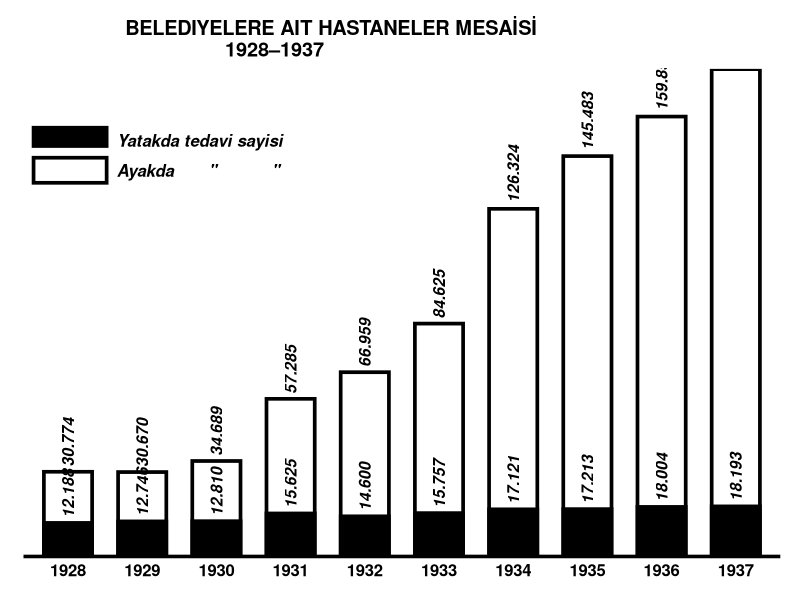

Write R code to recreate this figure.
 Sys.setlocale(locale = "Turkish")
 library(ggplot2)
 
 yatak <- c(12188,12746,12810,15625,14600,15757,17121,17213,18004,18193)
 tedavi <- c(30774,30670,34689,57285,66959,84625,126324,145483,159853,177075)
 zaman <- rep(seq(1928,1937),2)
 deger <- c(yatak,tedavi) 
 grup <- factor(c(rep(c("Yatakda tedavi sayisi", "Ayakda       \"           \" "), each=length(yatak))), levels=c("Yatakda tedavi sayisi", "Ayakda       \"           \" "))
 
 data <- data.frame("x"=zaman, "y"=deger, "grp"=grup)
 
 
 bold.text <- element_text(face = "bold", color = "black", size = 12)
 
 xcor <- rep(paste(c(seq(1928,1937)),sep=""),2)
 ycor <- deger + 100
 labell <- c("12.188","12.746","12.810","15.625","14.600","15.757","17.121","17.213","18.004",
            "18.193","30.774","30.670","34.689","57.285","66.959","84.625","126.324","145.483","159.853","177.075")
 
 
 ggplot(data=data,aes(x=factor(zaman), y=deger, fill=grup, color=grup, alpha=grup)) +
 scale_x_discrete(breaks=c(1928,1929,1930,1931,1932,1933,1934,1935,1936,1937))+
 geom_bar(stat="identity",position ="identity",color="black", size=1.25, width=0.65) +
 ggtitle("BELEDIYELERE AIT HASTANELER MESAİSİ \n 1928\u20131937")+
 theme_classic()+
 scale_fill_manual(values=c("black","white")) +
 scale_alpha_manual(values=c(1, 0))+
 theme(axis.line.y=element_blank(), axis.text.y = element_blank(), 
 axis.ticks = element_blank(), axis.title = element_blank(),axis.line.x = element_line(colour = "black", size = 1.2))+
 theme(title = bold.text,axis.text.x = bold.text, plot.margin = margin(0.5, 0.5, 0.5, 0.5, "cm"))+
 theme(plot.title=element_text(vjust=0.95, hjust=0.3,family="sans"))+
 theme(legend.title=element_blank(),legend.text = element_text(size=12,face = "bold.italic"),legend.position=c(0,0.90), 
         legend.justification=c(0,1), legend.direction='vertical',legend.spacing.x = unit(0.15,"cm"),legend.key = element_rect(size = 5, fill = "white", colour = "white")) +
 annotate("text", x = xcor, y = ycor, label = labell, 
          color = "black", angle = 90, hjust = -0.1, size=4, fontface = "bold.italic")+
 scale_y_continuous(expand = c(0,0))+
                    guides(fill=guide_legend(keywidth=0.78,keyheight=0.30,default.unit="inch"))
